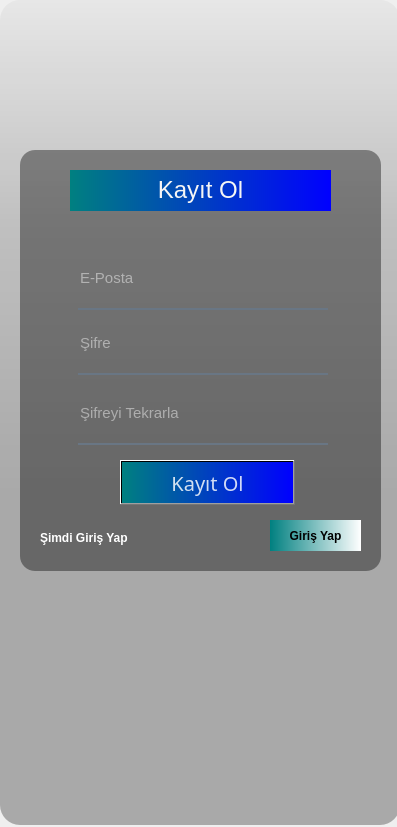
<?xml version="1.0" encoding="UTF-8"?>
<ui version="4.0">
 <class>Form</class>
 <widget class="QWidget" name="Form">
  <property name="geometry">
   <rect>
    <x>0</x>
    <y>0</y>
    <width>397</width>
    <height>827</height>
   </rect>
  </property>
  <property name="focusPolicy">
   <enum>Qt::TabFocus</enum>
  </property>
  <property name="windowTitle">
   <string>Form</string>
  </property>
  <property name="autoFillBackground">
   <bool>true</bool>
  </property>
  <property name="styleSheet">
   <string notr="true"/>
  </property>
  <widget class="QWidget" name="widget" native="true">
   <property name="geometry">
    <rect>
     <x>-30</x>
     <y>-30</y>
     <width>450</width>
     <height>867</height>
    </rect>
   </property>
   <property name="maximumSize">
    <size>
     <width>1000</width>
     <height>1000</height>
    </size>
   </property>
   <property name="focusPolicy">
    <enum>Qt::TabFocus</enum>
   </property>
   <property name="styleSheet">
    <string notr="true">QPushButton#pushButton{	
	background-color: qlineargradient(spread:pad, x1:0, y1:0.505682, x2:1, y2:0.477, stop:0 rgba(20, 47, 78, 219), stop:1 rgba(85, 98, 112, 226));
	color:rgba(255, 255, 255, 210);
	border-radius:5px;
}
QPushButton#pushButton:hover{	
	background-color: qlineargradient(spread:pad, x1:0, y1:0.505682, x2:1, y2:0.477, stop:0 rgba(40, 67, 98, 219), stop:1 rgba(105, 118, 132, 226));
}
QPushButton#pushButton:pressed{	
	padding-left:5px;
	padding-top:5px;
	background-color:rgba(105, 118, 132, 200);
}

QPushButton#pushButton_2, #pushButton_3, #pushButton_4, #pushButton_5{	
	background-color: rgba(0, 0, 0, 0);
	color:rgba(85, 98, 112, 255);
}
QPushButton#pushButton_2:hover, #pushButton_3:hover, #pushButton_4:hover, #pushButton_5:hover{	
	color:rgba(155, 168, 182, 220);
}
QPushButton#pushButton_2:pressed, #pushButton_3:pressed, #pushButton_4:pressed, #pushButton_5:pressed{	
	padding-left:5px;
	padding-top:5px;
	color:rgba(115, 128, 142, 255);
}</string>
   </property>
   <widget class="QLabel" name="label">
    <property name="geometry">
     <rect>
      <x>10</x>
      <y>20</y>
      <width>450</width>
      <height>867</height>
     </rect>
    </property>
    <property name="maximumSize">
     <size>
      <width>1000</width>
      <height>1000</height>
     </size>
    </property>
    <property name="styleSheet">
     <string notr="true">border-radius:20px;
border-image: url(:/images/Images/background.png);</string>
    </property>
    <property name="text">
     <string/>
    </property>
   </widget>
   <widget class="QLabel" name="label_2">
    <property name="geometry">
     <rect>
      <x>30</x>
      <y>30</y>
      <width>400</width>
      <height>825</height>
     </rect>
    </property>
    <property name="maximumSize">
     <size>
      <width>1000</width>
      <height>1000</height>
     </size>
    </property>
    <property name="styleSheet">
     <string notr="true">background-color: qlineargradient(spread:pad, x1:0, y1:0, x2:0, y2:0.715909, stop:0 rgba(0, 0, 0, 9), stop:0.375 rgba(0, 0, 0, 50), stop:0.835227 rgba(0, 0, 0, 75));
border-radius:20px;</string>
    </property>
    <property name="text">
     <string/>
    </property>
   </widget>
   <widget class="QLabel" name="label_3">
    <property name="geometry">
     <rect>
      <x>50</x>
      <y>180</y>
      <width>361</width>
      <height>421</height>
     </rect>
    </property>
    <property name="maximumSize">
     <size>
      <width>1000</width>
      <height>1000</height>
     </size>
    </property>
    <property name="styleSheet">
     <string notr="true">background-color:rgba(0, 0, 0, 100);
border-radius:15px;</string>
    </property>
    <property name="text">
     <string/>
    </property>
   </widget>
   <widget class="QPushButton" name="login">
    <property name="enabled">
     <bool>true</bool>
    </property>
    <property name="geometry">
     <rect>
      <x>300</x>
      <y>550</y>
      <width>91</width>
      <height>31</height>
     </rect>
    </property>
    <property name="maximumSize">
     <size>
      <width>1000</width>
      <height>1000</height>
     </size>
    </property>
    <property name="styleSheet">
     <string notr="true">color:black;px:25;
font:bold;
background-color: qlineargradient(spread:pad, x1:0, y1:0, x2:1, y2:0, stop:0 rgb(0, 128, 128), stop:1 rgb(255, 255, 255));
border:none;

</string>
    </property>
    <property name="text">
     <string>Giriş Yap</string>
    </property>
   </widget>
   <widget class="QLabel" name="lbl_login">
    <property name="geometry">
     <rect>
      <x>100</x>
      <y>200</y>
      <width>261</width>
      <height>41</height>
     </rect>
    </property>
    <property name="maximumSize">
     <size>
      <width>1000</width>
      <height>1000</height>
     </size>
    </property>
    <property name="font">
     <font>
      <family>Tahoma</family>
      <pointsize>18</pointsize>
      <weight>50</weight>
      <bold>false</bold>
     </font>
    </property>
    <property name="styleSheet">
     <string notr="true">color:rgba(255, 255, 255, 210);px:25;
background-color: qlineargradient(spread:pad, x1:0, y1:0, x2:1, y2:0, stop:0 rgb(0, 128, 128), stop:1 rgb(0, 0, 255));
color:whitesmoke;
</string>
    </property>
    <property name="text">
     <string>&lt;html&gt;&lt;head/&gt;&lt;body&gt;&lt;p align=&quot;center&quot;&gt;     Kayıt Ol&lt;/p&gt;&lt;/body&gt;&lt;/html&gt;</string>
    </property>
   </widget>
   <widget class="QLineEdit" name="password_2">
    <property name="geometry">
     <rect>
      <x>108</x>
      <y>420</y>
      <width>250</width>
      <height>55</height>
     </rect>
    </property>
    <property name="maximumSize">
     <size>
      <width>1000</width>
      <height>1000</height>
     </size>
    </property>
    <property name="font">
     <font>
      <family>Arial</family>
      <pointsize>11</pointsize>
     </font>
    </property>
    <property name="styleSheet">
     <string notr="true">background-color:rgba(0, 0, 0, 0);
border:none;
border-bottom:2px solid rgba(105, 118, 132, 255);
color:rgba(255, 255, 255, 230);
padding-bottom:7px;</string>
    </property>
    <property name="echoMode">
     <enum>QLineEdit::Password</enum>
    </property>
    <property name="placeholderText">
     <string>Şifreyi Tekrarla</string>
    </property>
   </widget>
   <widget class="QLabel" name="label_5">
    <property name="geometry">
     <rect>
      <x>70</x>
      <y>540</y>
      <width>101</width>
      <height>55</height>
     </rect>
    </property>
    <property name="maximumSize">
     <size>
      <width>1000</width>
      <height>1000</height>
     </size>
    </property>
    <property name="font">
     <font>
      <weight>75</weight>
      <italic>false</italic>
      <bold>true</bold>
     </font>
    </property>
    <property name="styleSheet">
     <string notr="true">color:white;
font:bold;</string>
    </property>
    <property name="text">
     <string>Şimdi Giriş Yap</string>
    </property>
   </widget>
   <widget class="QLineEdit" name="email">
    <property name="geometry">
     <rect>
      <x>108</x>
      <y>285</y>
      <width>250</width>
      <height>55</height>
     </rect>
    </property>
    <property name="maximumSize">
     <size>
      <width>1000</width>
      <height>1000</height>
     </size>
    </property>
    <property name="font">
     <font>
      <family>Arial</family>
      <pointsize>11</pointsize>
      <weight>50</weight>
      <bold>false</bold>
     </font>
    </property>
    <property name="focusPolicy">
     <enum>Qt::StrongFocus</enum>
    </property>
    <property name="styleSheet">
     <string notr="true">background-color:rgba(0, 0, 0, 0);
border:none;
border-bottom:2px solid rgba(105, 118, 132, 255);
color:rgba(255, 255, 255, 230);
padding-bottom:7px;</string>
    </property>
    <property name="text">
     <string/>
    </property>
    <property name="placeholderText">
     <string>E-Posta</string>
    </property>
   </widget>
   <widget class="QLineEdit" name="password">
    <property name="geometry">
     <rect>
      <x>108</x>
      <y>350</y>
      <width>250</width>
      <height>55</height>
     </rect>
    </property>
    <property name="maximumSize">
     <size>
      <width>1000</width>
      <height>1000</height>
     </size>
    </property>
    <property name="font">
     <font>
      <family>Arial</family>
      <pointsize>11</pointsize>
     </font>
    </property>
    <property name="focusPolicy">
     <enum>Qt::StrongFocus</enum>
    </property>
    <property name="styleSheet">
     <string notr="true">background-color:rgba(0, 0, 0, 0);
border:none;
border-bottom:2px solid rgba(105, 118, 132, 255);
color:rgba(255, 255, 255, 230);
padding-bottom:7px;</string>
    </property>
    <property name="echoMode">
     <enum>QLineEdit::Password</enum>
    </property>
    <property name="placeholderText">
     <string>Şifre</string>
    </property>
   </widget>
   <widget class="QPushButton" name="signin">
    <property name="geometry">
     <rect>
      <x>150</x>
      <y>490</y>
      <width>175</width>
      <height>45</height>
     </rect>
    </property>
    <property name="maximumSize">
     <size>
      <width>1000</width>
      <height>1000</height>
     </size>
    </property>
    <property name="font">
     <font>
      <family>Arial Rounded MT Bold</family>
      <pointsize>15</pointsize>
      <weight>50</weight>
      <bold>false</bold>
     </font>
    </property>
    <property name="styleSheet">
     <string notr="true">QPushButton {color:rgba(255, 255, 255, 210);px:25;
background-color: qlineargradient(spread:pad, x1:0, y1:0, x2:1, y2:0, stop:0 rgb(0, 128, 128), stop:1 rgb(0, 0, 255));
}
QPushButton:hover {color:rgba(255, 255, 255, 210);px:25;
background-color: qlineargradient(spread:pad, x1:0, y1:0, x2:1, y2:0, stop:0 rgb(0, 0, 255), stop:1 rgb(0, 128, 128));

}
QPushButton:pressed {
background-color:rgb(82, 142, 191);
}
</string>
    </property>
    <property name="text">
     <string>Kayıt Ol</string>
    </property>
   </widget>
  </widget>
 </widget>
 <resources>
  <include location="res.qrc"/>
 </resources>
 <connections/>
</ui>
